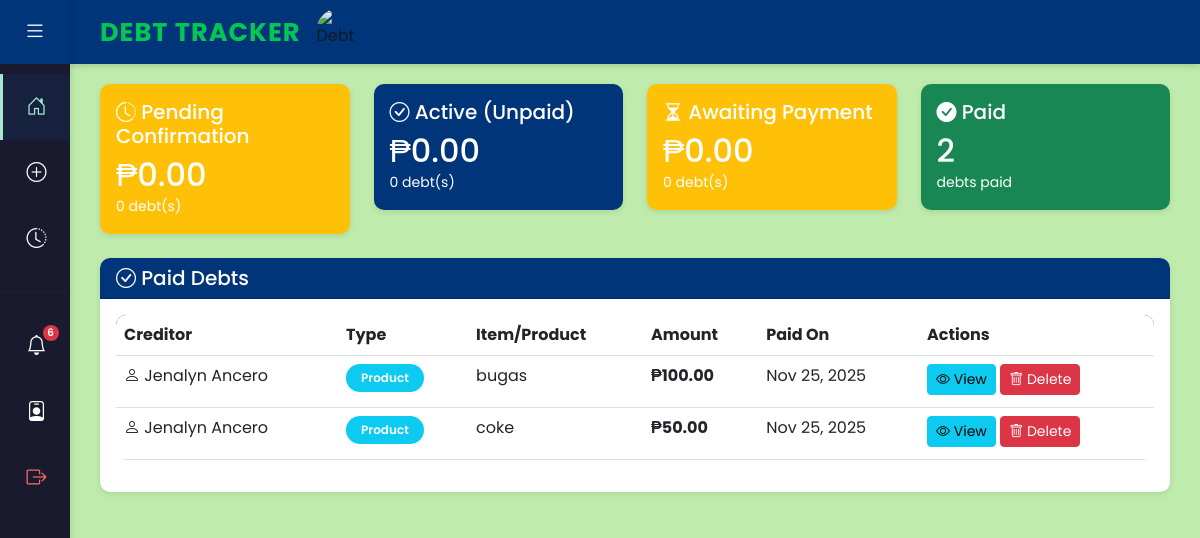
Page /debtor/dashboard/ (signed in) on the earlier database version.
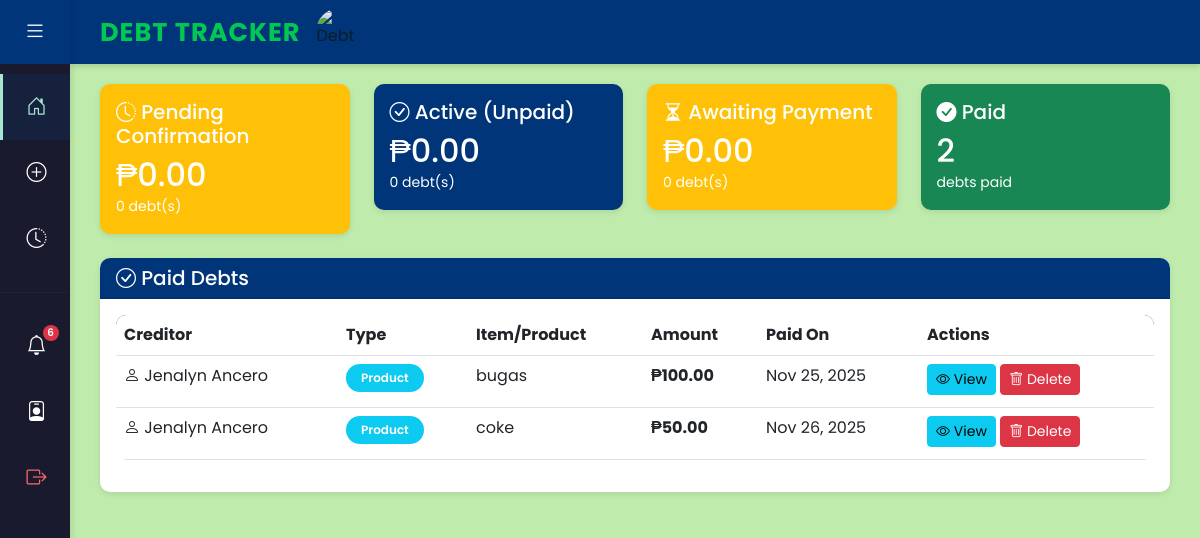
Same page on the later database version.
### myapp/models.py (models this page shows, shortened)
class Debt(models.Model):
    TYPE_CHOICES = [
        ('money', 'Money'),
        ('product', 'Product'),
    ]
    STATUS_CHOICES = [
        ('pending_confirmation', 'Pending Confirmation'),
        ('active', 'Active'),
        ('awaiting_confirmation', 'Awaiting Confirmation'),
        ('rejected', 'Rejected'),
        ('paid', 'Paid'),
    ]
    creditor = models.ForeignKey(
        settings.AUTH_USER_MODEL,
        on_delete=models.CASCADE,
        related_name='creditor_debts',
        help_text="User who is owed (creditor)"
    )
    debtor = models.ForeignKey(
        settings.AUTH_USER_MODEL,
        on_delete=models.CASCADE,
        related_name='debtor_debts',
        help_text="User who owes (debtor)"
    )
    type = models.CharField(
        max_length=20,
        choices=TYPE_CHOICES,
        default='money',
        help_text="Type of debt: Money or Product"
    )
    amount = models.DecimalField(
        max_digits=10,
        decimal_places=2,
        validators=[MinValueValidator(0.01)],
        help_text="Amount owed (for money) or estimated value (for product)"
    )
    product_name = models.CharField(
        max_length=255,
        blank=True,
        null=True,
        help_text="Name of product/item (if type is Product)"
    )
    description = models.TextField(
        blank=True,
        null=True,
        help_text="Additional details about the debt"
    )
    debt_proof = models.FileField(
        upload_to='debt_proofs/',
        blank=True,
        null=True,
        help_text="Proof of debt (photo, screenshot, or PDF) uploaded by debtor"
    )
    creditor_proof = models.FileField(
        upload_to='creditor_proofs/',
        blank=True,
        null=True,
        help_text="Proof of release - item/money was given to debtor (uploaded by creditor)"
    )
    payment_proof = models.FileField(
        upload_to='payment_proofs_debt/',
        blank=True,
        null=True,
        help_text="Proof of payment when creditor marks debt as paid (optional)"
    )
    debtor_acknowledged = models.BooleanField(
        default=False,
        help_text="[DEPRECATED] Whether debtor has acknowledged receipt of item/money"
    )
    acknowledged_at = models.DateTimeField(
        blank=True,
        null=True,
        help_text="[DEPRECATED] Date when debtor acknowledged receipt"
    )
    paid_amount = models.DecimalField(
        max_digits=10,
        decimal_places=2,
        default=0,
        help_text="Total amount paid towards this debt"
    )
    status = models.CharField(
        max_length=30,
        choices=STATUS_CHOICES,
        default='pending_confirmation',
        help_text="Current status of the debt"
    )
    hidden_from_debtor = models.BooleanField(
        default=False,
        help_text="If True, debt is hidden from debtor's view (soft delete)"
    )
    hidden_from_creditor = models.BooleanField(
        default=False,
        help_text="If True, debt is hidden from creditor's dashboard (soft delete)"
    )
    date_created = models.DateTimeField(
        auto_now_add=True,
        help_text="Date when debt was created"
    )
    date_updated = models.DateTimeField(
        auto_now=True,
        help_text="Date when debt was last updated"
    )
    date_paid = models.DateTimeField(
        blank=True,
        null=True,
        help_text="Date when debt was paid"
    )
    class Meta:
        verbose_name = 'Debt'
        verbose_name_plural = 'Debts'
        ordering = ['-date_created']
        indexes = [
            models.Index(fields=['creditor', 'status']),
            models.Index(fields=['debtor', 'status']),
        ]
    @property
    def balance(self):
        return max(0, float(self.amount) - float(self.paid_amount))

class CustomUser(AbstractBaseUser, PermissionsMixin):
    ROLE_CHOICES = [
        ('creditor', 'Creditor'),
        ('debtor', 'Debtor'),
        ('admin', 'Admin'),
    ]
    username = models.CharField(
        max_length=150,
        unique=True,
        help_text="Required. 150 characters or fewer. Unique username."
    )
    full_name = models.CharField(
        max_length=255,
        help_text="Full name of the user"
    )
    email = models.EmailField(
        max_length=255,
        blank=True,
        null=True,
        help_text="Email address (optional)"
    )
    profile_picture = models.ImageField(
        upload_to='profile_pictures/',
        blank=True,
        null=True,
        help_text="Profile picture (optional)"
    )
    profile_summary = models.TextField(
        blank=True,
        null=True,
        help_text="Short bio or profile summary (optional)"
    )
    account_type = models.CharField(
        max_length=20,
        choices=ROLE_CHOICES,
        help_text="User role: Creditor, Debtor, or Admin"
    )
    is_active = models.BooleanField(default=True)
    is_staff = models.BooleanField(default=False)
    date_joined = models.DateTimeField(auto_now_add=True)
    objects = CustomUserManager()
    USERNAME_FIELD = 'username'
    REQUIRED_FIELDS = ['full_name']
    class Meta:
        verbose_name = 'User'
        verbose_name_plural = 'Users'
        ordering = ['-date_joined']

### myapp/views.py (the view)
# urls.py: path('debtor/dashboard/', views.debtor_dashboard, name='debtor_dashboard'),
@login_required
def debtor_dashboard(request):
    if request.user.account_type != 'debtor':
        messages.error(request, "Access denied. Debtors only.")
        return redirect('myapp:home')
    debts = Debt.objects.filter(debtor=request.user, hidden_from_debtor=False).select_related('creditor')
    pending_debts = debts.filter(status='pending_confirmation')
    active_debts = debts.filter(status='active')
    awaiting_confirmation_debts = debts.filter(status='awaiting_confirmation')
    paid_debts = debts.filter(status='paid')
    rejected_debts = debts.filter(status='rejected')
    total_pending = sum(float(d.amount) for d in pending_debts)
    total_active = sum(float(d.balance) for d in active_debts)
    total_awaiting = sum(float(d.balance) for d in awaiting_confirmation_debts)
    total_paid = sum(float(d.paid_amount) for d in debts)
    creditors_summary = {}
    for debt in debts:
        creditor_id = debt.creditor.id
        if creditor_id not in creditors_summary:
            creditors_summary[creditor_id] = {
                'creditor': debt.creditor,
                'debts': [],
                'total_amount': 0,
                'total_paid': 0,
                'total_balance': 0,
                'pending_count': 0,
                'active_count': 0,
                'awaiting_count': 0,
                'paid_count': 0,
            }
        creditors_summary[creditor_id]['debts'].append(debt)
        creditors_summary[creditor_id]['total_amount'] += float(debt.amount)
        creditors_summary[creditor_id]['total_paid'] += float(debt.paid_amount)
        creditors_summary[creditor_id]['total_balance'] += float(debt.balance)
        if debt.status == 'pending_confirmation':
            creditors_summary[creditor_id]['pending_count'] += 1
        elif debt.status == 'active':
            creditors_summary[creditor_id]['active_count'] += 1
        elif debt.status == 'awaiting_confirmation':
            creditors_summary[creditor_id]['awaiting_count'] += 1
        elif debt.status == 'paid':
            creditors_summary[creditor_id]['paid_count'] += 1
    context = {
        'debts': debts,  # Pass all debts for conditional rendering
        'pending_debts': pending_debts,
        'active_debts': active_debts,
        'awaiting_confirmation_debts': awaiting_confirmation_debts,
        'paid_debts': paid_debts,
        'rejected_debts': rejected_debts,
        'total_pending': total_pending,
        'total_active': total_active,
        'total_awaiting': total_awaiting,
        'total_paid': total_paid,
        'creditors_summary': creditors_summary.values(),
    }
    return render(request, 'dashboard_debtor.html', context)

### myapp/context_processors.py (called while the page is built)
def unread_notifications(request):
    if request.user.is_authenticated:
        unread_count = Notification.objects.filter(user=request.user, is_read=False).count()
        return {
            'unread_notifications_count': unread_count
        }
    return {
        'unread_notifications_count': 0
    }

### myapp/templates/dashboard_debtor.html (shortened to what the changed rows need)
{% extends 'dashboard_base.html' %}
{% block content %}
<div class="row mb-4">
    <div class="col-md-3">
        <div class="card text-white bg-warning">
            <div class="card-body">
                <h2 class="mb-0">₱{{ total_pending|floatformat:2 }}</h2>
            </div>
        </div>
    </div>
    <div class="col-md-3">
        <div class="card text-white bg-primary">
            <div class="card-body">
                <h2 class="mb-0">₱{{ total_active|floatformat:2 }}</h2>
            </div>
        </div>
    </div>
    <div class="col-md-3">
        <div class="card text-white" style="background-color: #ffc107;">
            <div class="card-body">
                <h2 class="mb-0">₱{{ total_awaiting|floatformat:2 }}</h2>
            </div>
        </div>
    </div>
    <div class="col-md-3">
        <div class="card text-white bg-success">
            <div class="card-body">
                <h2 class="mb-0">{{ paid_debts.count }}</h2>
            </div>
        </div>
    </div>
</div>
{% if paid_debts %}
<div class="row mb-4">
    <div class="col-12">
        <div class="card border-success">
            <div class="card-body">
                <div class="table-responsive">
                    <table class="table table-hover">
                        <thead>
                            <tr>
                                <th>Creditor</th>
                                <th>Type</th>
                                <th>Item/Product</th>
                                <th>Amount</th>
                                <th>Paid On</th>
                                <th>Actions</th>
                            </tr>
                        </thead>
                        <tbody>
                            {% for debt in paid_debts %}
                            <tr>
                                <td>
                                    <i class="bi bi-person"></i> {{ debt.creditor.full_name }}
                                </td>
                                <td>
                                    {% if debt.type == 'money' %}
                                        <span class="badge bg-success">Money</span>
                                    {% else %}
                                        <span class="badge bg-info">Product</span>
                                    {% endif %}
                                </td>
                                <td>{{ debt.product_name|default:"N/A" }}</td>
                                <td><strong>₱{{ debt.amount|floatformat:2 }}</strong></td>
                                <td>{{ debt.date_updated|date:"M d, Y" }}</td>
                                <td>
                                    <a href="{% url 'myapp:debt_detail' debt.id %}" class="btn btn-info btn-sm mb-1">
                                        <i class="bi bi-eye"></i> View
                                    </a>
                                    <form method="post" action="{% url 'myapp:delete_debt' debt.id %}" style="display:inline;">
                                        <button type="submit" class="btn btn-danger btn-sm mb-1" onclick="return confirm('Are you sure you want to delete this paid debt record? This action cannot be undone.')">
                                            <i class="bi bi-trash"></i> Delete
                                        </button>
                                    </form>
                                </td>
                            </tr>
                            {% endfor %}
                        </tbody>
                    </table>
                </div>
            </div>
        </div>
    </div>
</div>
{% endif %}
{% endblock %}

Differences in the rows shown:
changed Debt "coke": date_updated "Nov 25, 2025" → "Nov 26, 2025"
